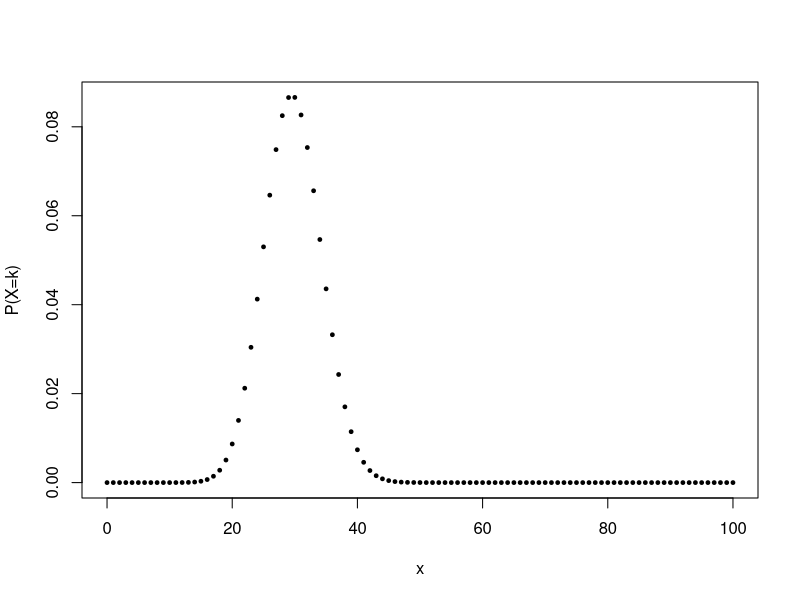

Here is the R script that generated this plot:
## ---- chunk 1
plot(0:100, dbinom(0:100, 100, 0.2971), ylab="P(X=k)", xlab = "x", pch=19, cex=0.5)
